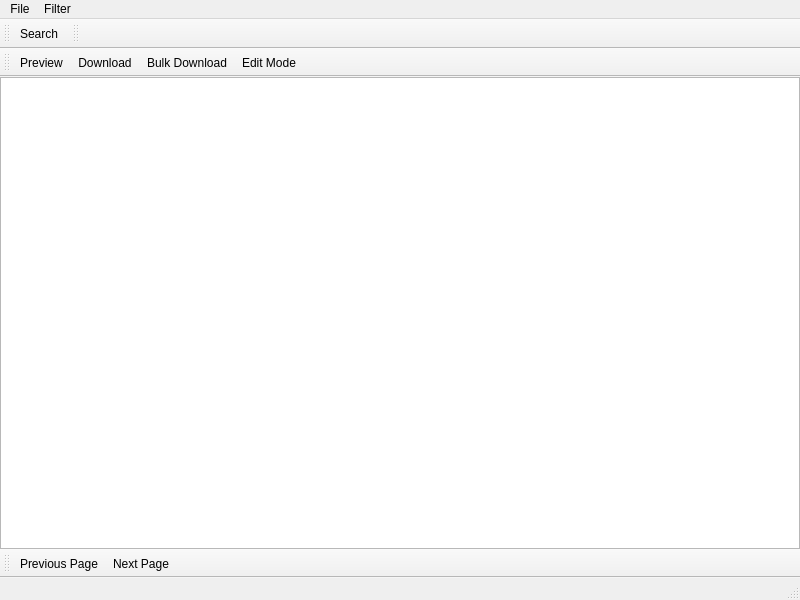
<?xml version="1.0" encoding="UTF-8"?>
<ui version="4.0">
 <class>ViewWidget</class>
 <widget class="QMainWindow" name="ViewWidget">
  <property name="geometry">
   <rect>
    <x>0</x>
    <y>0</y>
    <width>800</width>
    <height>600</height>
   </rect>
  </property>
  <property name="windowTitle">
   <string>MainWindow</string>
  </property>
  <widget class="QWidget" name="centralwidget">
   <layout class="QGridLayout" name="gridLayout_2">
    <property name="leftMargin">
     <number>0</number>
    </property>
    <property name="topMargin">
     <number>0</number>
    </property>
    <property name="rightMargin">
     <number>0</number>
    </property>
    <property name="bottomMargin">
     <number>0</number>
    </property>
    <item row="0" column="0">
     <widget class="QSplitter" name="splitter">
      <property name="orientation">
       <enum>Qt::Orientation::Horizontal</enum>
      </property>
      <widget class="QStackedWidget" name="stackedWidget">
       <widget class="QWidget" name="page_3">
        <layout class="QGridLayout" name="gridLayout">
         <property name="leftMargin">
          <number>0</number>
         </property>
         <property name="topMargin">
          <number>0</number>
         </property>
         <property name="rightMargin">
          <number>0</number>
         </property>
         <property name="bottomMargin">
          <number>0</number>
         </property>
         <item row="0" column="0">
          <widget class="QTreeView" name="treeView">
           <property name="contextMenuPolicy">
            <enum>Qt::ContextMenuPolicy::CustomContextMenu</enum>
           </property>
           <property name="editTriggers">
            <set>QAbstractItemView::EditTrigger::NoEditTriggers</set>
           </property>
           <property name="alternatingRowColors">
            <bool>true</bool>
           </property>
           <property name="selectionMode">
            <enum>QAbstractItemView::SelectionMode::ExtendedSelection</enum>
           </property>
           <property name="rootIsDecorated">
            <bool>false</bool>
           </property>
          </widget>
         </item>
        </layout>
       </widget>
       <widget class="QWidget" name="page_4">
        <layout class="QGridLayout" name="gridLayout_3">
         <property name="leftMargin">
          <number>0</number>
         </property>
         <property name="topMargin">
          <number>0</number>
         </property>
         <property name="rightMargin">
          <number>0</number>
         </property>
         <property name="bottomMargin">
          <number>0</number>
         </property>
         <item row="0" column="0">
          <widget class="QTableView" name="tableView"/>
         </item>
        </layout>
       </widget>
      </widget>
     </widget>
    </item>
   </layout>
  </widget>
  <widget class="QMenuBar" name="menubar">
   <property name="geometry">
    <rect>
     <x>0</x>
     <y>0</y>
     <width>800</width>
     <height>26</height>
    </rect>
   </property>
   <widget class="QMenu" name="menuSearch">
    <property name="title">
     <string>Filter</string>
    </property>
    <addaction name="actionSearch"/>
   </widget>
   <widget class="QMenu" name="menuFile">
    <property name="title">
     <string>File</string>
    </property>
    <addaction name="actionImport_CSV"/>
    <addaction name="actionExport_CSV"/>
    <addaction name="actionPreview"/>
    <addaction name="actionDownload"/>
    <addaction name="actionBulk_Download"/>
   </widget>
   <addaction name="menuFile"/>
   <addaction name="menuSearch"/>
  </widget>
  <widget class="QStatusBar" name="statusbar"/>
  <widget class="QToolBar" name="pageBar">
   <property name="windowTitle">
    <string>toolBar</string>
   </property>
   <attribute name="toolBarArea">
    <enum>BottomToolBarArea</enum>
   </attribute>
   <attribute name="toolBarBreak">
    <bool>false</bool>
   </attribute>
   <addaction name="actionPrevious_Page"/>
   <addaction name="actionNext_Page"/>
  </widget>
  <widget class="QToolBar" name="searchBar">
   <property name="windowTitle">
    <string>toolBar_2</string>
   </property>
   <attribute name="toolBarArea">
    <enum>TopToolBarArea</enum>
   </attribute>
   <attribute name="toolBarBreak">
    <bool>false</bool>
   </attribute>
   <addaction name="actionSearch"/>
  </widget>
  <widget class="QToolBar" name="filterBar">
   <property name="windowTitle">
    <string>toolBar</string>
   </property>
   <attribute name="toolBarArea">
    <enum>TopToolBarArea</enum>
   </attribute>
   <attribute name="toolBarBreak">
    <bool>false</bool>
   </attribute>
  </widget>
  <widget class="QToolBar" name="toolBar">
   <property name="windowTitle">
    <string>toolBar</string>
   </property>
   <attribute name="toolBarArea">
    <enum>TopToolBarArea</enum>
   </attribute>
   <attribute name="toolBarBreak">
    <bool>true</bool>
   </attribute>
   <addaction name="actionPreview"/>
   <addaction name="actionDownload"/>
   <addaction name="actionBulk_Download"/>
   <addaction name="actionEdit_Mode"/>
  </widget>
  <action name="actionPrevious_Page">
   <property name="text">
    <string>Previous Page</string>
   </property>
   <property name="menuRole">
    <enum>QAction::MenuRole::NoRole</enum>
   </property>
  </action>
  <action name="actionNext_Page">
   <property name="text">
    <string>Next Page</string>
   </property>
   <property name="menuRole">
    <enum>QAction::MenuRole::NoRole</enum>
   </property>
  </action>
  <action name="actionSearch">
   <property name="text">
    <string>Search</string>
   </property>
   <property name="menuRole">
    <enum>QAction::MenuRole::NoRole</enum>
   </property>
  </action>
  <action name="actionPreview">
   <property name="text">
    <string>Preview</string>
   </property>
   <property name="toolTip">
    <string>Preview</string>
   </property>
   <property name="menuRole">
    <enum>QAction::MenuRole::NoRole</enum>
   </property>
  </action>
  <action name="actionDownload">
   <property name="text">
    <string>Download</string>
   </property>
   <property name="menuRole">
    <enum>QAction::MenuRole::NoRole</enum>
   </property>
  </action>
  <action name="actionBulk_Download">
   <property name="text">
    <string>Bulk Download</string>
   </property>
   <property name="menuRole">
    <enum>QAction::MenuRole::NoRole</enum>
   </property>
  </action>
  <action name="actionExport_CSV">
   <property name="text">
    <string>Export CSV</string>
   </property>
   <property name="menuRole">
    <enum>QAction::MenuRole::NoRole</enum>
   </property>
  </action>
  <action name="actionImport_CSV">
   <property name="text">
    <string>Import CSV</string>
   </property>
   <property name="menuRole">
    <enum>QAction::MenuRole::NoRole</enum>
   </property>
  </action>
  <action name="actionEdit_Mode">
   <property name="checkable">
    <bool>true</bool>
   </property>
   <property name="text">
    <string>Edit Mode</string>
   </property>
   <property name="menuRole">
    <enum>QAction::MenuRole::NoRole</enum>
   </property>
  </action>
 </widget>
 <resources/>
 <connections/>
</ui>
